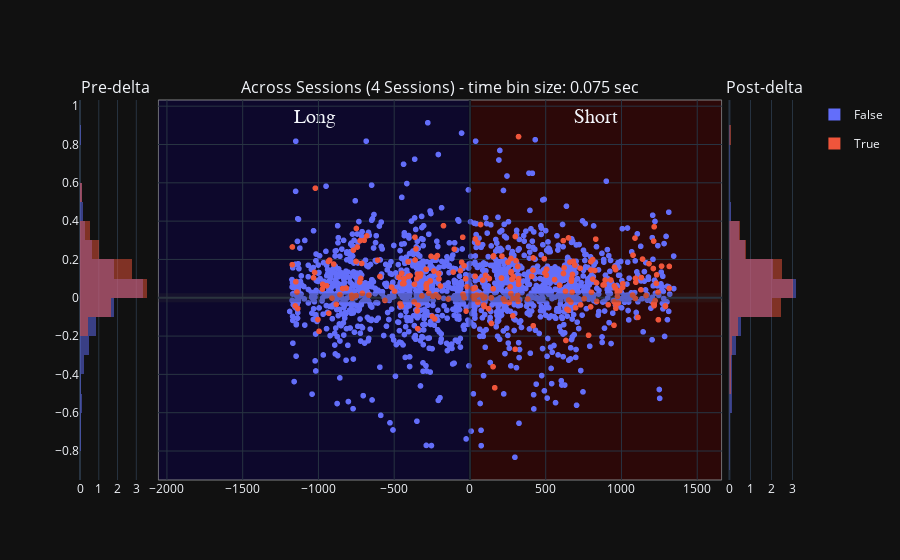

Here is the notebook cell this chart was saved with:
### Code cell
histogram_bins = 25
# concatenated_ripple_df = deepcopy(df)


# ripple_title_prefix = 'test'
# # Create a bubble chart for ripples
# ripple_num_unique_sessions: int = concatenated_ripple_df.session_name.nunique(dropna=True) # number of unique sessions, ignoring the NA entries
# # ripple_num_unique_time_bins: int = concatenated_ripple_df.time_bin_size.nunique(dropna=True)
# ripple_title_string_suffix: str = f'{ripple_num_unique_sessions} Sessions'
# ripple_title: str = f"{ripple_title_prefix} - {ripple_title_string_suffix}"
# fig_ripples = _helper_build_figure(data_results_df=concatenated_ripple_df, histogram_bins=histogram_bins, earliest_delta_aligned_t_start=earliest_delta_aligned_t_start, latest_delta_aligned_t_end=latest_delta_aligned_t_end, enabled_time_bin_sizes=None,
#                                     main_plot_mode='separate_row_per_session', title=ripple_title)

concatenated_ripple_df = deepcopy(all_sessions_user_annotated_ripple_df).infer_objects()
ripple_title_prefix = "User Annotated Sessions Ripples"

scatter_title = 'Sevveral Sessions'
# variable_name = 'P_Long'
variable_name = 'wcorr_abs_diff'
# variable_name = 'pearsonr_abs_diff'
# 'color':'is_user_annotated_epoch'
# 'color': 'is_user_annotated_epoch', 
px_scatter_kwargs = {'x': 'delta_aligned_start_t', 'y': variable_name, 'color':"is_user_annotated_epoch", 'title': scatter_title, 'range_y': [0.0, 1.0], 'labels': {'session_name': 'Session', 'time_bin_size': 'tbin_size', 'is_user_annotated_epoch':'user_sel'}} # , 'color': 'time_bin_size'
# hist_kwargs = dict(color="time_bin_size")
hist_kwargs = dict(color="is_user_annotated_epoch", histnorm='probability density')
new_fig_ripples = plotly_pre_post_delta_scatter(data_results_df=deepcopy(concatenated_ripple_df), out_scatter_fig=None, histogram_bins=histogram_bins,
                        px_scatter_kwargs=px_scatter_kwargs, histogram_variable_name=variable_name, hist_kwargs=hist_kwargs, forced_range_y=None,
                        time_delta_tuple=(earliest_delta_aligned_t_start, 0.0, latest_delta_aligned_t_end))
new_fig_ripples

### Figure 1 — Plotly figure (JSON) as saved in the notebook; plotly's stock layout.template omitted (floating-point values rounded to 4 significant figures; data arrays with more than 128 entries replaced by an {"elided": "..."} marker saying what was removed)
{"data": [{"alignmentgroup": "True", "bingroup": "y", "histnorm": "probability density", "hovertemplate": "is_user_annotated_epoch=False<br>probability density=%{x}<br>wcorr_abs_diff=%{y}<extra></extra>", "legendgroup": "False", "marker": {"color": "#636efa", "opacity": 0.5, "pattern": {"shape": ""}}, "name": "False", "nbinsy": 25, "offsetgroup": "False", "orientation": "h", "showlegend": true, "type": "histogram", "xaxis": "x", "y": {"elided": "878 float values"}, "yaxis": "y"}, {"alignmentgroup": "True", "bingroup": "y", "histnorm": "probability density", "hovertemplate": "is_user_annotated_epoch=True<br>probability density=%{x}<br>wcorr_abs_diff=%{y}<extra></extra>", "legendgroup": "True", "marker": {"color": "#EF553B", "opacity": 0.5, "pattern": {"shape": ""}}, "name": "True", "nbinsy": 25, "offsetgroup": "True", "orientation": "h", "showlegend": true, "type": "histogram", "xaxis": "x", "y": [0.2648, 0.0821, 0.2997, 0.3231, 0.1965, 0.07369, 0.3761, 0.3159, 0.05697, 0.2652, 0.06303, 0.1892, 0.01631, -0.002193, 0.2485, 0.1894, 0.01107, 0.3617, 0.1007, 0.1791, 0.02319, 0.01346, -0.01392, 0.05548, -0.04299, 0.1276, 0.09896, 0.07437, 0.09647, 0.188, -0.02145, 0.07085, 0.3161, 0.09958, -0.06866, 0.1232, 0.1127, 0.1243, 0.009747, 0.1484, 0.07302, 0.08799, 0.2161, 0.007729, 0.1394, -0.1103, 0.2119, 0.2202, 0.002936, null, 0.09826, 0.06135, -0.006941, 0.1338, 0.2539, 0.1855, 0.01737, -1.074e-05, 0.09902, -0.06993, 0.1728, -0.04251, 0.08344, 0.02977, -0.05624, 0.1045, 0.1324, 0.5719, -0.1138, -0.1751, 0.04549, 0.06989, -0.08106, -0.001861, 0.05046, -0.1612, 0.1413, 0.1965, 0.1759, -0.03446, 0.04799, 0.01254, 0.2982, 0.111, 0.03378, 0.1074, -0.03007, 0.1112, 0.1147, 0.1973, 0.2549, -0.03892, 0.06543, 0.04937, 0.02348, -0.09729, 0.01563, 0.127, 0.1676], "yaxis": "y"}, {"hovertemplate": "user_sel=False<br>delta_aligned_start_t=%{x}<br>wcorr_abs_diff=%{y}<extra></extra>", "legendgroup": "False", "marker": {"color": "#636efa", "symbol": "circle"}, "mode": "markers", "name": "False", "showlegend": false, "type": "scattergl", "x": {"elided": "1758 float values"}, "xaxis": "x2", "y": {"elided": "1758 float values"}, "yaxis": "y2"}, {"hovertemplate": "user_sel=True<br>delta_aligned_start_t=%{x}<br>wcorr_abs_diff=%{y}<extra></extra>", "legendgroup": "True", "marker": {"color": "#EF553B", "symbol": "circle"}, "mode": "markers", "name": "True", "showlegend": false, "type": "scattergl", "x": {"elided": "243 float values"}, "xaxis": "x2", "y": {"elided": "243 float values"}, "yaxis": "y2"}, {"alignmentgroup": "True", "bingroup": "y", "histnorm": "probability density", "hovertemplate": "is_user_annotated_epoch=False<br>probability density=%{x}<br>wcorr_abs_diff=%{y}<extra></extra>", "legendgroup": "False", "marker": {"color": "#636efa", "opacity": 0.5, "pattern": {"shape": ""}}, "name": "False", "nbinsy": 25, "offsetgroup": "False", "orientation": "h", "showlegend": false, "type": "histogram", "xaxis": "x3", "y": {"elided": "880 float values"}, "yaxis": "y3"}, {"alignmentgroup": "True", "bingroup": "y", "histnorm": "probability density", "hovertemplate": "is_user_annotated_epoch=True<br>probability density=%{x}<br>wcorr_abs_diff=%{y}<extra></extra>", "legendgroup": "True", "marker": {"color": "#EF553B", "opacity": 0.5, "pattern": {"shape": ""}}, "name": "True", "nbinsy": 25, "offsetgroup": "True", "orientation": "h", "showlegend": false, "type": "histogram", "xaxis": "x3", "y": {"elided": "144 float values"}, "yaxis": "y3"}], "layout": {"annotations": [{"font": {"size": 16}, "showarrow": false, "text": "Pre-delta", "x": 0.049, "xanchor": "center", "xref": "paper", "y": 1, "yanchor": "bottom", "yref": "paper"}, {"font": {"size": 16}, "showarrow": false, "text": "Across Sessions (4 Sessions) - time bin size: 0.075 sec", "x": 0.5, "xanchor": "center", "xref": "paper", "y": 1, "yanchor": "bottom", "yref": "paper"}, {"font": {"size": 16}, "showarrow": false, "text": "Post-delta", "x": 0.951, "xanchor": "center", "xref": "paper", "y": 1, "yanchor": "bottom", "yref": "paper"}], "barmode": "overlay", "shapes": [{"line": {"color": "rgba(0.2,0.2,0.2,.25)", "width": 9}, "type": "line", "x0": 0, "x1": 1, "xref": "x2 domain", "y0": 0, "y1": 0, "yref": "y2"}, {"line": {"color": "rgba(0,0,0,.25)", "width": 3}, "type": "line", "x0": 0, "x1": 0, "xref": "x2", "y0": 0, "y1": 1, "yref": "y2 domain"}, {"fillcolor": "#0b0049", "label": {"font": {"family": "Times New Roman", "size": 20}, "text": "Long", "textposition": "top center"}, "layer": "below", "line": {"width": 1}, "opacity": 0.5, "type": "rect", "x0": -2057.0, "x1": 0, "xref": "x2", "y0": 0, "y1": 1, "yref": "y2 domain"}, {"fillcolor": "#490000", "label": {"font": {"family": "Times New Roman", "size": 20}, "text": "Short", "textposition": "top center"}, "layer": "below", "line": {"width": 1}, "opacity": 0.5, "type": "rect", "x0": 0, "x1": 1662.0, "xref": "x2", "y0": 0, "y1": 1, "yref": "y2 domain"}], "xaxis": {"anchor": "y", "domain": [0, 0.098]}, "xaxis2": {"anchor": "y2", "domain": [0.108, 0.892]}, "xaxis3": {"anchor": "y3", "domain": [0.902, 1]}, "yaxis": {"anchor": "x", "domain": [0, 1]}, "yaxis2": {"anchor": "x2", "domain": [0, 1], "matches": "y", "showticklabels": false}, "yaxis3": {"anchor": "x3", "domain": [0, 1], "matches": "y", "showticklabels": false}}}
